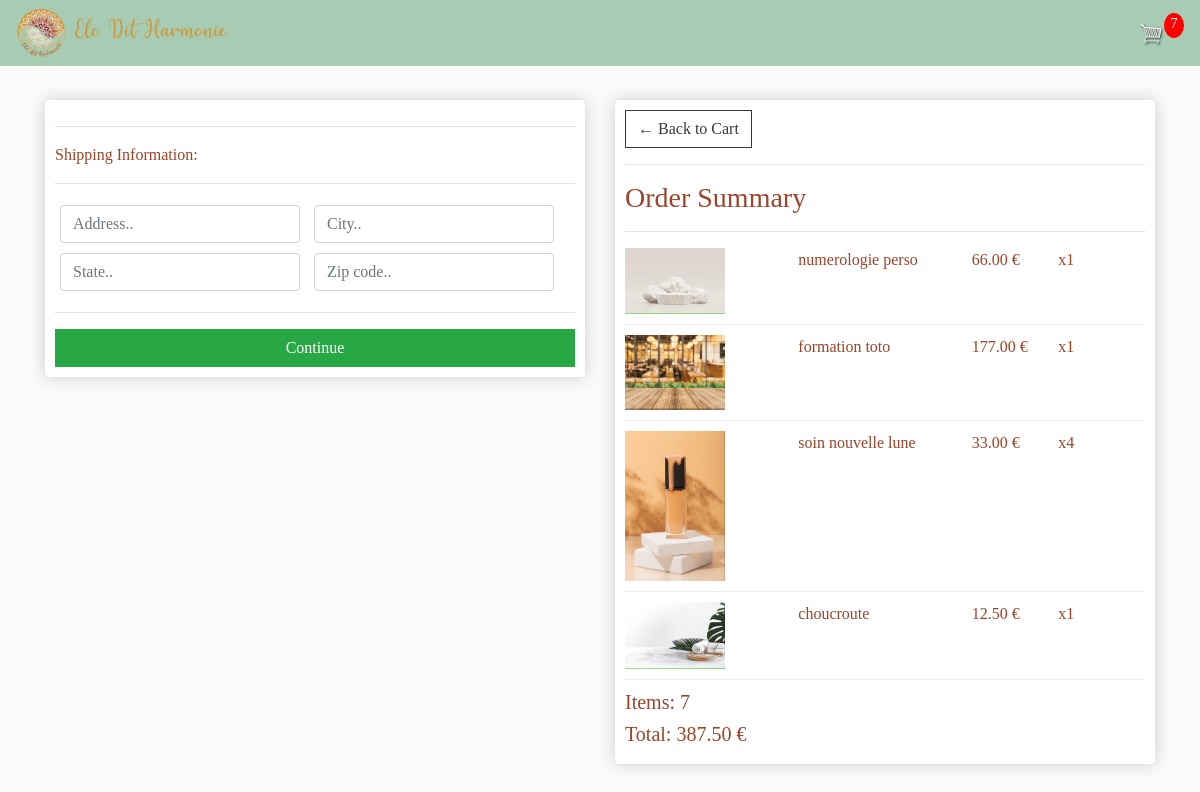
Screenshot of /checkout/ (signed in) with the database file from the repository.
### exampleApp/models.py (models this page shows, shortened)
class OrderItem(models.Model): # élément dans le panier
    product = models.ForeignKey(Product, on_delete=models.SET_NULL, null=True)
    order = models.ForeignKey(Order, on_delete=models.SET_NULL, null=True)
    quantity = models.IntegerField(default=0, null=True, blank=True)
    date_added = models.DateTimeField(auto_now_add=True)
    @property
    def get_total(self):
        total = self.product.price * self.quantity
        return total

class Product(models.Model):
    name = models.CharField(max_length=200,null=True)
    price = models.DecimalField(max_digits=7, decimal_places=2)
    digital = models.BooleanField(default=False, null=True, blank=True)
    available = models.BooleanField(default=False, null=True, blank=True)
    description = models.TextField(default="Pas d'informations",null=True, blank=True)
    image = models.ImageField(null=True, blank=True)
    @property
    def imageURL(self):
        try:
            url = self.image.url
        except:
            url = ''
        return url

class Order(models.Model): # c'est notre panier
    customer = models.ForeignKey(Customer, on_delete=models.SET_NULL, null = True, blank=True)
    date_ordered = models.DateTimeField(auto_now_add=True)
    complete = models.BooleanField(default=False, null=True, blank=False)
    transaction_id = models.CharField(max_length=100, null=True)
    @property
    def shipping(self):
        shipping = False
        orderitems = self.orderitem_set.all()
        for item in orderitems:
            if not item.product.digital:
                shipping = True
        return shipping
    @property
    def get_cart_total(self):
        orderitems = self.orderitem_set.all()
        total = sum([item.get_total for item in orderitems])
        return total
    @property
    def get_cart_items(self):
        orderitems = self.orderitem_set.all()
        total = sum([item.quantity for item in orderitems])
        return total

### exampleApp/views.py (the view)
# urls.py: path('checkout/', views.checkout, name="checkout"),
def checkout(request):
     data = cartData(request)
     cartItems = data['cartItems']
     order = data['order']
     items = data['items']
     context = {'items':items, 'order':order, 'cartItems':cartItems}
     return render(request, 'exampleapp/checkout.html', context)

### exampleApp/utils.py (called while the page is built)
def cartData(request):
    if request.user.is_authenticated:
        customer = request.user.customer
        order, created = Order.objects.get_or_create(customer=customer, complete=False)
        items = order.orderitem_set.all()
        cartItems = order.get_cart_items
    else:
        cookieData = cookieCart(request)
        cartItems = cookieData['cartItems']
        order = cookieData['order']
        items = cookieData['items']
    return {'items':items, 'order':order, 'cartItems':cartItems}

### exampleApp/templates/exampleApp/checkout.html (shortened to what this page needs)
{% extends 'exampleapp/main.html' %}
{% load static %}
{% block content %}
<div class="row">
	<div class="col-lg-6">
		<div class="box-element" id="form-wrapper">
               <form id="form">
                    <div id="shipping-info">
                         <hr>
                         <p>Shipping Information:</p>
                         <hr>
                         <div class="form-field">
                              <input class="form-control" type="text" name="address" placeholder="Address..">
                         </div>
                         <div class="form-field">
                              <input class="form-control" type="text" name="city" placeholder="City..">
                         </div>
                         <div class="form-field">
                              <input class="form-control" type="text" name="state" placeholder="State..">
                         </div>
                         <div class="form-field">
                              <input class="form-control" type="text" name="zipcode" placeholder="Zip code..">
                         </div>
                    </div>
                    <hr>
                    <input id="form-button" class="btn btn-success btn-block" type="submit" value="Continue">
               </form>
		</div>
		<br>
	</div>
	<div class="col-lg-6">
		<div class="box-element">
               <a  class="btn btn-outline-dark" href="{% url 'cart' %}">&#x2190; Back to Cart</a>
               <hr>
               <h3>Order Summary</h3>
               <hr>
               {% for item in items%}
               <div class="cart-row">
                    <div style="flex:2"><img class="row-image" src="{{item.product.imageURL}}"></div>
                    <div style="flex:2"><p>{{item.product.name}}</p></div>
                    <div style="flex:1"><p>{{item.product.price|floatformat:2}} €</p></div>
                    <div style="flex:1"><p>x{{item.quantity}}</p></div>
               </div>
               {% endfor %}
               <h5>Items:   {{order.get_cart_items}}</h5>
               <h5>Total:   {{order.get_cart_total|floatformat:2}} €</h5>
          </div>
	</div>
</div>
{% endblock content %}

### static/CSS/main.css (style rules this page uses)
body { background-color: hsl(0, 0%, 98%); color: #9f4329; font-family: 'garamont'; }
.box-element { box-shadow:hsl(0, 0%, 80%) 0 0 16px; background-color: #fff; border-radius: 4px; padding: 10px; }
.col-lg-4, .col-lg-6, .col-lg-8, .col-lg-12 { margin-top: 10px; }
.btn { border-radius: 0; }
.row-image { width: 100px; }
.form-field { width:250px; display: inline-block; padding: 5px; }
.cart-row { display: flex; align-items: flex-stretch; padding-bottom: 10px; margin-bottom: 10px; border-bottom: 1px solid #ececec; }

### rows the page displays
OrderItem: product.imageURL (picture), product.name "numerologie perso", product.price "66.00", quantity "1"
OrderItem: product.imageURL (picture), product.name "formation toto", product.price "177.00", quantity "1"
OrderItem: product.imageURL (picture), product.name "soin nouvelle lune", product.price "33.00", quantity "4"
OrderItem: product.imageURL (picture), product.name "choucroute", product.price "12.50", quantity "1"
Order: get_cart_items "7", get_cart_total "387.50"

### other values shown
{{ cartItems }} "7"
